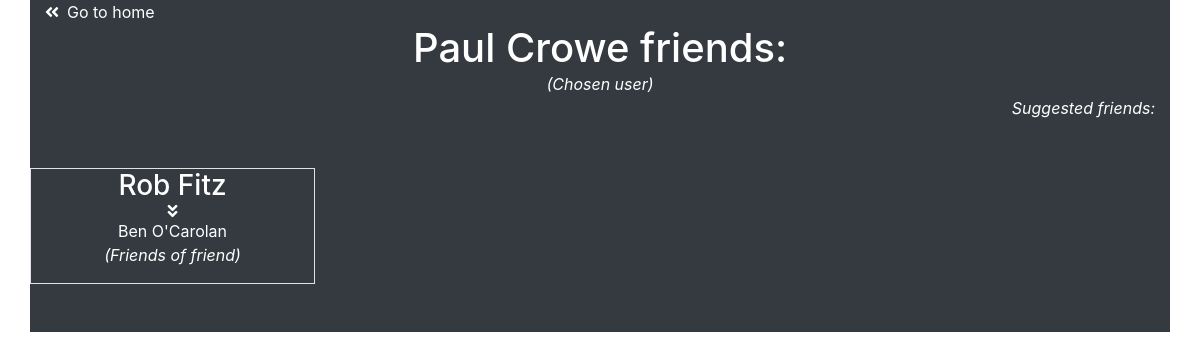
Page /single_user.php?id=1 on the committed database.
### tables this page shows
CREATE TABLE `users` (
  `id` int(11) NOT NULL,
  `firstname` varchar(100) NOT NULL,
  `surname` varchar(100) NOT NULL,
  `age` int(11) DEFAULT NULL,
  `gender` varchar(50) NOT NULL
);

### app/Database.php (called while the page is built, shortened)
<?php
abstract class Database{
    protected $dbh;
    protected $stmt;
    public function __construct()
    {
        $this->dbh = new PDO("mysql:host=localhost;dbname=insta;charset=utf8mb4",'root',"123456",array(
            PDO::ATTR_ERRMODE => PDO::ERRMODE_EXCEPTION,
            PDO::ATTR_PERSISTENT => false
        ));
    }
    public function query($query)
    {
        $this->stmt = $this->dbh->prepare($query);
    }
    public function bind($param, $value, $type = null){
        if (is_null($type)) {
            switch (true) {
                default:
                    $type = PDO::PARAM_STR;
            }
        }
        $this->stmt->bindValue($param, $value, $type);
    }
    public function execute(){
        $this->stmt->execute();
    }
    public function resultSet(){
        $this->execute();
        return $this->stmt->fetchAll(PDO::FETCH_OBJ);
    }
    public function single(){
        $this->execute();
        return $this->stmt->fetch(PDO::FETCH_OBJ);
    }
    public function find($id)
    {
        $this->query("SELECT * FROM ".$this->table." WHERE id = :id");
        $this->bind(":id",$id);
        return $this->single();
    }
}

### app/Users.php (called while the page is built, shortened)
<?php
class Users extends Database
{
    public function friendsByUser($id)
    {
        $this->query("SELECT
                  users.firstname,
                  users.surname,
                  friends.user2
                  FROM users
                  INNER JOIN friends
                  ON users.id = friends.user1
                  WHERE users.id = '$id'
                    ");
        return $this->resultSet();
    }
}

### single_user.php (the view, shortened to what this page needs)
<html>
<head>
    <link rel="stylesheet" href="https://stackpath.bootstrapcdn.com/bootstrap/4.3.1/css/bootstrap.min.css">
    <link rel="stylesheet" href="https://pro.fontawesome.com/releases/v5.10.0/css/all.css"/>
</head>
<body>
<?php
$user = new Users();
if(isset($_GET['id'])){
    $user_id = $_GET['id'];
    $chosen_user = $user->find($user_id);
    $friendsOfChosen = $user->friendsByUser($user_id);
}
?>
<div class="container bg-dark text-white">
    <i class="fas fa-angle-double-left mr-2"></i><a href="index.php" class="text-white text-decoration-none">Go to home</a>
    <h1 class="text-center mb-0"><?php echo "$chosen_user->firstname $chosen_user->surname friends:"; ?></h1>
    <p class="text-center m-0 p-0"><i>(Chosen user)</i></p>
    <div class="text-right mb-5"><span class="text-center m-0 p-0 mb-5"><i>Suggested friends:</i></span><br>
    </div>
    <div class="row">
<?php
$array = [];
?>
    <?php foreach ($friendsOfChosen as $friend) :   ?>
        <?php $findFriend = $user->find($friend->user2);
        $array[] .= $friend->user2;
        ?>
            <div class="col-sm-6 col-md-3 col-lg-3 mb-5 border">
                <h3 class='text-center mb-0'><a class='text-decoration-none text-white'
                                             href='single_user.php?id=<?php echo $findFriend->id ?>'><?php  echo $findFriend->firstname.' '.$findFriend->surname ?></a> </h3>
                <div class="text-center"><i class="fas fa-angle-double-down"></i></div>
                <?php $friendsOfFriend = $user->friendsByUser($findFriend->id); ?>
                <?php foreach ($friendsOfFriend as $value) :   ?>
                <?php $findFriend2 = $user->find($value->user2); ?>
                <?php
                    if (!in_array($findFriend2->id, $array)) {
                        if($user_id == $findFriend2->id){
                            continue;
                        }
                        echo "<p class='text-center mb-0'><a class='text-decoration-none text-white' href='single_user.php?id=$findFriend2->id'>$findFriend2->firstname $findFriend2->surname</a></p>";
                    }
                ?>
                <?php endforeach; ?>
                <p class='text-center'><i>(Friends of friend)</i></p>
            </div>
    <?php endforeach; ?>
    </div>
</div>
</body>
</html>

### rows in the picture
users: firstname "Paul", surname "Crowe", users.firstname "Rob", users.surname "Fitz"
users: users.firstname "Ben", users.surname "O'Carolan"
